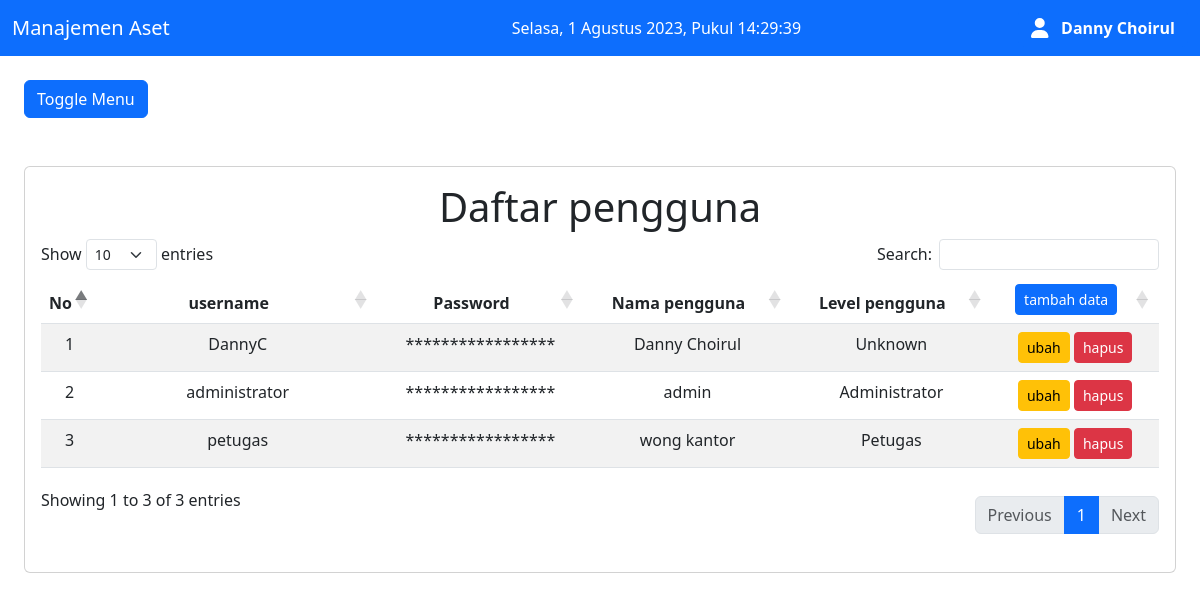
The page /pengguna/index.php (signed in) on the database its author committed.
### tables this page shows
CREATE TABLE `pengguna`  (
  `id_pengguna` varchar(255) NOT NULL,
  `username_pengguna` varchar(50) NOT NULL,
  `password_pengguna` varchar(255) NOT NULL,
  `nama_pengguna` varchar(255) NOT NULL,
  `level_pengguna` varchar(10) NOT NULL,
  PRIMARY KEY (`id_pengguna`) USING BTREE,
  INDEX `nama_user`(`nama_pengguna`) USING BTREE
);

### koneksi.php (called while the page is built)
<?php
$db = mysqli_connect("localhost", "root", "", "pendataan");
function query($query)
{
    global $db;
    $result = mysqli_query($db, $query);
    $rows = [];
    while ($row = mysqli_fetch_assoc($result)) {
        $rows[] = $row;
    }
    return $rows;
}

### pengguna/index.php (the view, shortened to what this page needs)
<?php
require '../header.php';
$pengguna = query("SELECT * FROM pengguna ORDER BY id_pengguna Asc");
?>
<body>
  <div class="p-4" id="main-content">
    <button class="btn btn-primary" id="button-toggle">
      Toggle Menu
    </button>
    <div class="card mt-5">
      <div class="card-body">
        <h1 style="text-align:center">Daftar pengguna </h1>
        <table class="table table-striped" id="datatable">
          <thead>
            <tr style="text-align:center">
              <th style="text-align:center" style="width: 15%">No</th>
              <th width="25%" style="text-align:center">username</th>
              <th style="text-align:center">Password</th>
              <th style="text-align:center">Nama pengguna</th>
              <th style="text-align:center">Level pengguna</th>
              <th width="15%" style="text-align:center">
                <a class="btn btn-sm btn-primary" href="tambah.php" role="button">tambah data</a>
              </th>
            </tr>
          <tbody>
            <?php $no = 1; ?>
            <?php foreach ($pengguna as $row) : ?>
              <tr>
                <td width="5%" style="text-align: center;" scope="row"><?= $no; ?></td>
                <td style="text-align: center;"><?= $row["username_pengguna"]; ?></td>
                <td style="text-align: center;">*****************</td>
                <td style="text-align: center;"><?= $row["nama_pengguna"]; ?></td>
                <td style="text-align: center;"><?php
                                                if ($row["level_pengguna"] == "nol") {
                                                  echo "Unknown";
                                                }
                                                if ($row["level_pengguna"] == "satu") {
                                                  echo "Administrator";
                                                }
                                                if ($row["level_pengguna"] == "dua") {
                                                  echo "Petugas";
                                                }
                                                if ($row["level_pengguna"] == "tiga") {
                                                  echo "Staff Lapangan";
                                                }  ?></td>
                <td style="text-align: center">
                  <a class="btn btn-sm btn-warning" href="ubah.php?id_pengguna=<?= $row["id_pengguna"]; ?>" role="button">ubah</a>
                  <a class="btn btn-sm btn-danger" href="hapus.php?id_pengguna=<?= $row["id_pengguna"]; ?>" onclick="return confirm('yakin?');" role="button">hapus</a>
                </td>
              </tr>
            <?php $no++;
            endforeach; ?>
          </tbody>
          </thead>
        </table>
      </div>
    </div>
  </div>
</body>
<?php require '../footer.php'; ?>

### header.php (shortened to what this page needs)
<!DOCTYPE html>
<html>
<head>
  <link rel="stylesheet" type="text/css" href="../assets/css/bootstrap.min.css">
  <link rel="stylesheet" type="text/css" href="../assets/css/dataTables.bootstrap5.min.css">
  <link rel="stylesheet" type="text/css" href="../assets/css/select2.min.css">
  <link rel="stylesheet" type="text/css" href="../assets/css/all.min.css">
</head>
<body>
  <header>
    <div>
      <nav class="navbar navbar-dark bg-primary">
        <div class="container-fluid">
          <a class="navbar-brand" href="../index.php">Manajemen Aset</a>
          <ul class="me-auto mb-sm-0 offset-3 text-white">
            <div id="jam"></div>
          </ul>
          <button class="btn btn-primary" type="button" data-bs-toggle="collapse" data-bs-target="#collapseWidthExample" aria-expanded="false" aria-controls="collapseWidthExample">
            <i class="fa-solid fa-user fa-lg"></i> &nbsp; <strong><?= $_SESSION["nama_pengguna"] ?></strong>
          </button>
        </div>
      </nav>
    </div>
  </header>

### footer.php (shortened to what this page needs)
</body>
</html>

### side.php (style rules this page uses)
a { text-decoration: none; }
#main-content { transition: 0.4s; }

### rows shown on the page
pengguna: username_pengguna "DannyC", nama_pengguna "Danny Choirul", level_pengguna "Unknown"
pengguna: username_pengguna "administrator", nama_pengguna "admin", level_pengguna "Administrator"
pengguna: username_pengguna "petugas", nama_pengguna "wong kantor", level_pengguna "Petugas"

### other values the page prints
$_SESSION["nama_pengguna"] "Danny Choirul"
